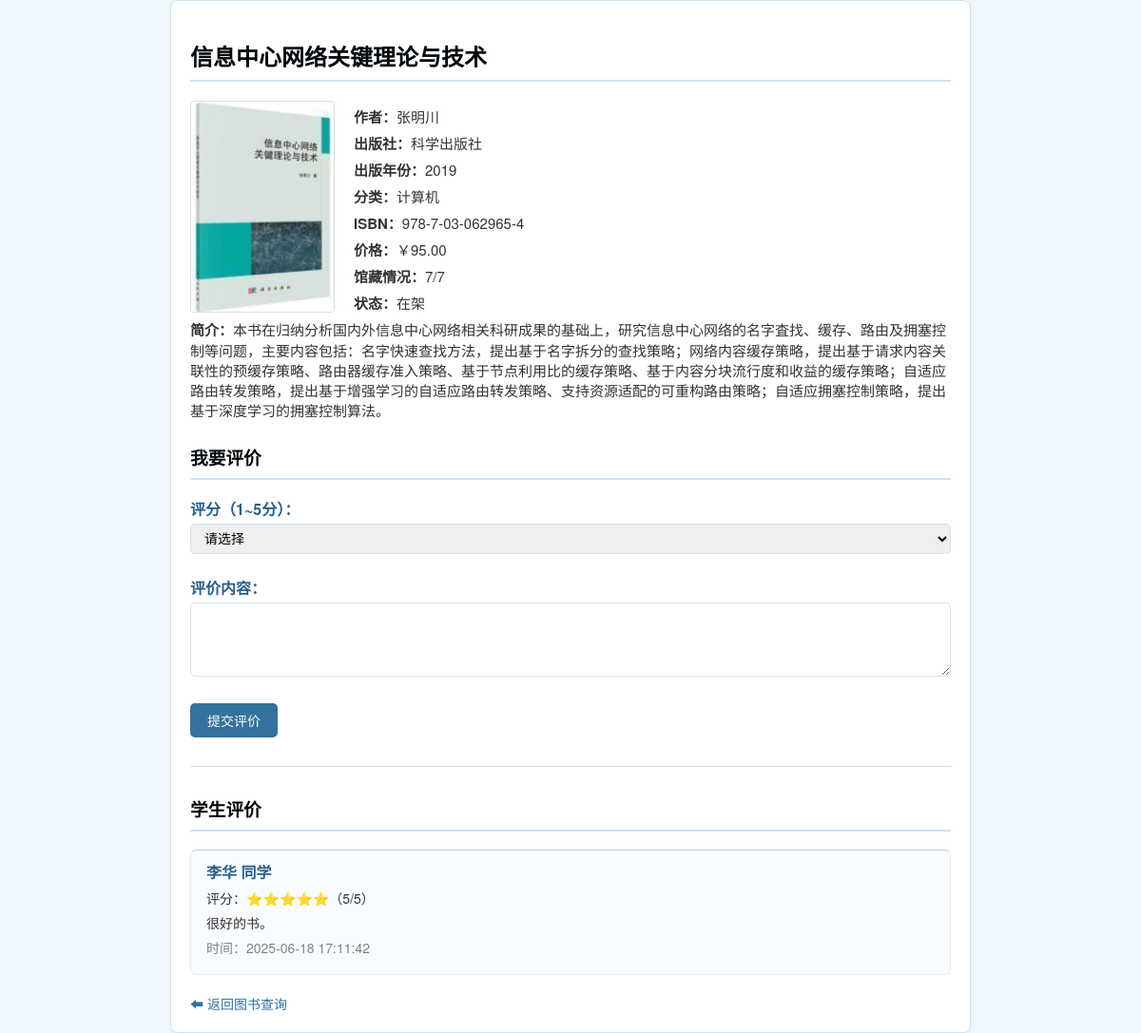
The page /php/student/book_detail.php?ISBN=978-7-03-062965-4 (signed in) on the database its author committed.
### tables this page shows
CREATE TABLE `book`  (
  `ISBN` varchar(20) NOT NULL,
  `title` varchar(100) NOT NULL,
  `author` varchar(50) NULL DEFAULT NULL,
  `publisher` varchar(50) NULL DEFAULT NULL,
  `publish_date` year NULL DEFAULT NULL,
  `price` decimal(10, 2) NULL DEFAULT NULL,
  `category` varchar(20) NULL DEFAULT NULL,
  `location` varchar(50) NULL DEFAULT NULL,
  `total_copies` int NULL DEFAULT 0,
  `available_copies` int NULL DEFAULT 0,
  `status` enum('在架','借出','遗失','下架') NULL DEFAULT '在架',
  `description` text NULL,
  `cover_image` varchar(255) NULL DEFAULT NULL,
  PRIMARY KEY (`ISBN`) USING BTREE
);

CREATE TABLE `review`  (
  `review_id` int NOT NULL AUTO_INCREMENT,
  `ISBN` varchar(20) NULL DEFAULT NULL,
  `student_id` varchar(20) NULL DEFAULT NULL,
  `rating` int NULL DEFAULT NULL,
  `content` text NULL,
  `review_time` datetime NULL DEFAULT CURRENT_TIMESTAMP,
  PRIMARY KEY (`review_id`) USING BTREE,
  INDEX `ISBN`(`ISBN` ASC) USING BTREE,
  INDEX `student_id`(`student_id` ASC) USING BTREE,
  CONSTRAINT `review_ibfk_1` FOREIGN KEY (`ISBN`) REFERENCES `book` (`ISBN`) ON DELETE RESTRICT ON UPDATE RESTRICT,
  CONSTRAINT `review_ibfk_2` FOREIGN KEY (`student_id`) REFERENCES `student` (`student_id`) ON DELETE RESTRICT ON UPDATE RESTRICT,
  CONSTRAINT `review_chk_1` CHECK (`rating` between 1 and 5)
);

CREATE TABLE `student`  (
  `student_id` varchar(20) NOT NULL,
  `name` varchar(20) NOT NULL,
  `gender` enum('男','女') NULL DEFAULT NULL,
  `department` varchar(50) NULL DEFAULT NULL,
  `major` varchar(50) NULL DEFAULT NULL,
  `grade` varchar(10) NULL DEFAULT NULL,
  `class` varchar(20) NULL DEFAULT NULL,
  `contact` varchar(20) NULL DEFAULT NULL,
  `email` varchar(50) NULL DEFAULT NULL,
  `status` enum('正常','冻结','挂失') NULL DEFAULT '正常',
  `max_borrow` int NULL DEFAULT 5,
  `current_borrow` int NULL DEFAULT 0,
  `password` varchar(64) NOT NULL,
  PRIMARY KEY (`student_id`) USING BTREE
);

### php/student/book_detail.php (the view, shortened to what this page needs)
<?php
require_once '../db_connect.php';
$isbn = $_GET['ISBN'];
$book_stmt = $conn->prepare("SELECT * FROM book WHERE ISBN = ?");
$book_stmt->bind_param("s", $isbn);
$book_stmt->execute();
$book_result = $book_stmt->get_result();
$book = $book_result->fetch_assoc();
$review_stmt = $conn->prepare("SELECT r.*, s.name
    FROM review r
    JOIN student s ON r.student_id = s.student_id
    WHERE r.ISBN = ?
    ORDER BY r.review_time DESC");
$review_stmt->bind_param("s", $isbn);
$review_stmt->execute();
$reviews = $review_stmt->get_result();
?>
<!DOCTYPE html>
<html lang="zh-CN">
<head>
    <link rel="stylesheet" href="../../css/book_detail.css">
</head>
<body>
<div class="detail-container">
    <h2><?php echo htmlspecialchars($book['title']); ?></h2>
    <div class="book-info">
        <img src="<?php echo htmlspecialchars($book['cover_image'] ?? '../images/default.jpg'); ?>" alt="封面">
        <p><strong>作者：</strong><?php echo htmlspecialchars($book['author']); ?></p>
        <p><strong>出版社：</strong><?php echo htmlspecialchars($book['publisher']); ?></p>
        <p><strong>出版年份：</strong><?php echo htmlspecialchars($book['publish_date']); ?></p>
        <p><strong>分类：</strong><?php echo htmlspecialchars($book['category']); ?></p>
        <p><strong>ISBN：</strong><?php echo htmlspecialchars($book['ISBN']); ?></p>
        <p><strong>价格：</strong>￥<?php echo htmlspecialchars($book['price']); ?></p>
        <p><strong>馆藏情况：</strong><?php echo $book['available_copies'] . "/" . $book['total_copies']; ?></p>
        <p><strong>状态：</strong><?php echo htmlspecialchars($book['status']); ?></p>
        <p><strong>简介：</strong><?php echo nl2br(htmlspecialchars($book['description'])); ?></p>
    </div>
    <h3>我要评价</h3>
<form method="post" action="">
    <label for="rating">评分（1~5分）：</label>
    <select name="rating" id="rating" required>
        <option value="">请选择</option>
    </select><br><br>
    <label for="content">评价内容：</label><br>
    <textarea name="content" id="content" rows="4" cols="70" required></textarea><br><br>
    <button type="submit">提交评价</button>
</form>
<hr>
    <h3>学生评价</h3>
    <?php if ($reviews->num_rows > 0): ?>
        <?php while ($review = $reviews->fetch_assoc()): ?>
            <div class="review">
                <h4><?php echo htmlspecialchars($review['name']); ?> 同学</h4>
                <p>评分：<?php echo str_repeat("⭐", $review['rating']); ?>（<?php echo $review['rating']; ?>/5）</p>
                <p><?php echo nl2br(htmlspecialchars($review['content'])); ?></p>
                <p style="color: gray;">时间：<?php echo $review['review_time']; ?></p>
            </div>
        <?php endwhile; ?>
    <?php else: ?>
        <p>暂无评论。</p>
    <?php endif; ?>
    <a href="search_book.php" class="back-link">⬅ 返回图书查询</a>
</div>
</body>
</html>

### css/book_detail.css (style rules this page uses)
body { background-color: #f0f8ff; font-family: "Helvetica Neue", "微软雅黑", sans-serif; color: #333; margin: 0; padding: 0; }
.detail-container { max-width: 900px; background-color: white; margin: 40px auto; padding: 30px; border: 1px solid #cce4f7; border-radius: 8px; box-shadow: 0 2px 6px rgba(0, 0, 0, 0.05); }
h2, h3 { color: #00070b; border-bottom: 2px solid #cce4f7; padding-bottom: 8px; }
.book-info { overflow: hidden; margin-top: 20px; }
.book-info img { float: left; width: 160px; height: auto; margin-right: 20px; border-radius: 4px; border: 1px solid #ddd; }
.book-info p { margin: 6px 0; font-size: 15px; }
label { font-weight: bold; color: #2a5e89; }
select, textarea { width: 100%; padding: 6px 10px; border: 1px solid #cce4f7; border-radius: 5px; font-size: 14px; margin-top: 4px; box-sizing: border-box; }
textarea { resize: vertical; }
button { background-color: #32729c; color: white; border: none; padding: 8px 18px; border-radius: 5px; cursor: pointer; font-size: 14px; transition: background-color 0.2s ease; }
.review { margin-top: 20px; padding: 12px 16px; border: 1px solid #e0eef7; border-radius: 6px; background-color: #f9fcff; }
.review h4 { margin: 0; font-size: 16px; color: #2a5e89; }
.review p { margin: 6px 0; font-size: 14px; }
hr { border: none; border-top: 1px solid #cce4f7; margin: 30px 0; }
.back-link { display: inline-block; margin-top: 25px; color: #32729c; text-decoration: none; font-size: 14px; }

### php/student/book_detail.php (style rules this page uses)
.detail-container { max-width: 800px; margin: auto; padding: 20px; }
.book-info img { float: left; width: 150px; margin-right: 20px; }
.book-info { overflow: hidden; }
.review { border-top: 1px solid #ccc; padding-top: 10px; margin-top: 10px; }
.review h4 { margin: 0; }
.back-link { margin-top: 20px; display: block; }

### rows shown on the page
book: title "信息中心网络关键理论与技术", cover_image (picture), author "张明川", publisher "科学出版社", publish_date "2019", category "计算机", ISBN "978-7-03-062965-4", price "95.00", available_copies "7", total_copies "7", status "在架", description "本书在归纳分析国内外信息中心网络相关科研成果的基础上，研究信息中心网络的名字査找、缓存、路由及拥塞控制等问题，主要内容包括：名字快速查找方法，提出基于名字拆分的查找策略；网络内容缓存策略，提出基于请求内容关联性的预缓存策略、路由器缓存准入策略、基于节点利用比的缓存策略、基于内容分块流行度和收益的缓存策略；自适应路由转发策略，提出基于增强学习的自适应路由转发策略、支持资源适配的可重构路由策略；自适应拥塞控制策略，提出基于深度学习的拥塞控制算法。"
review: student.name "李华", rating "⭐⭐⭐⭐⭐", rating "5", content "很好的书。", review_time "2025-06-18 17:11:42"
